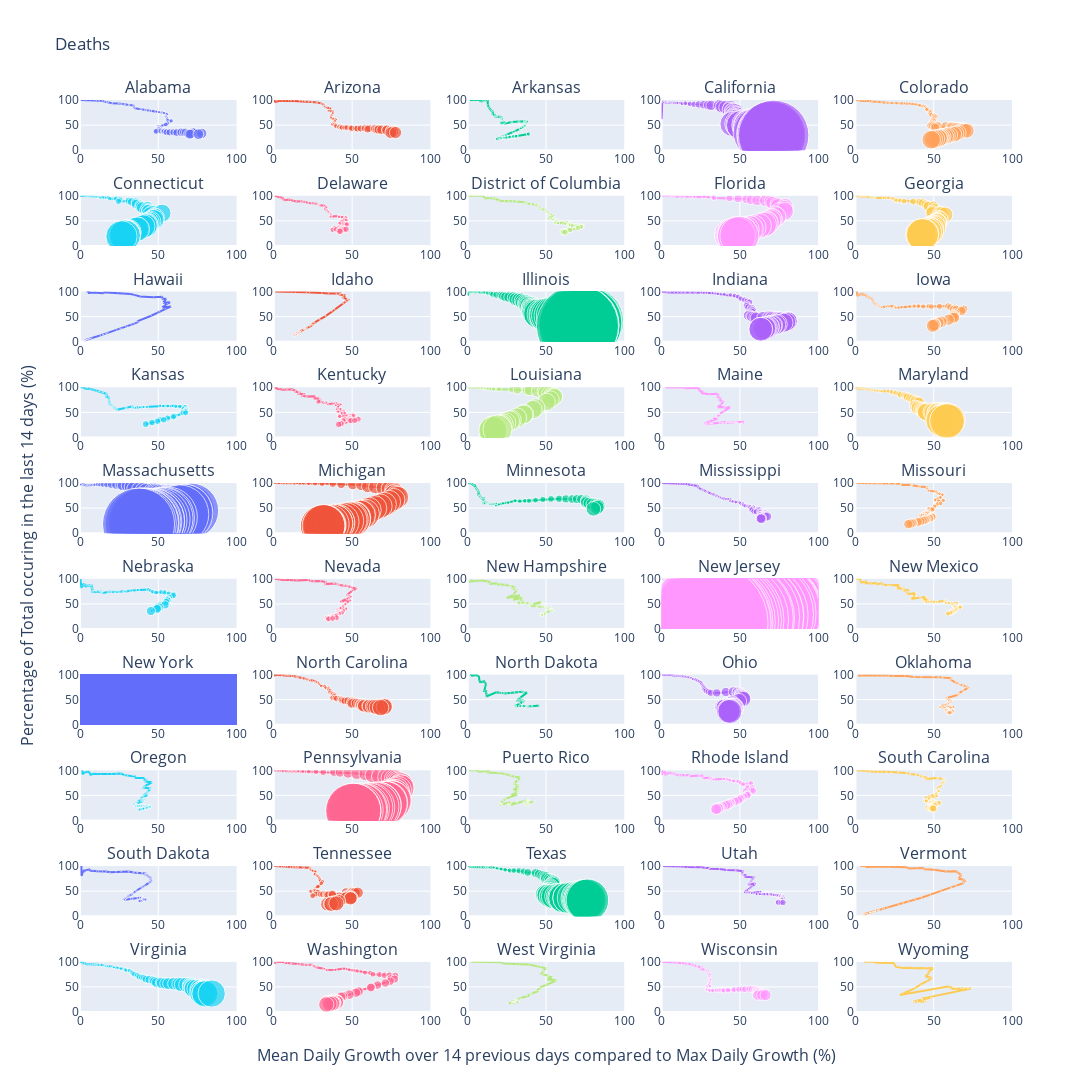

The notebook cell this image was saved under:
### Code cell
nc= 50
rows=10
cols=5
list_top_24_states = daily_cases_US.sort_values(daily_cases_US.columns[-2], ascending=False).reset_index()['Province_State'][:nc].to_list()    
st_us.value = list_top_24_states

if cases_w.value == 'Confirmed Cases':

    daily_cases_US_2 = plot_phase_space_US_several(daily_cases_US, 
                                           title = cases_us.value, time_window=int(tw_us.value), 
                                           n_cases = min_us.value, state=st_us.value, rows=rows, cols=cols)
elif cases_w.value == 'Deaths':
    daily_deaths_US_2 = plot_phase_space_US_several(daily_deaths_US.drop(columns='Population'), 
                                            title = cases_us.value, time_window=int(tw_us.value), 
                                            n_cases = min_us.value, state=st_us.value,rows=rows, cols=cols)
else:
    print('ERROR in dataframe')
